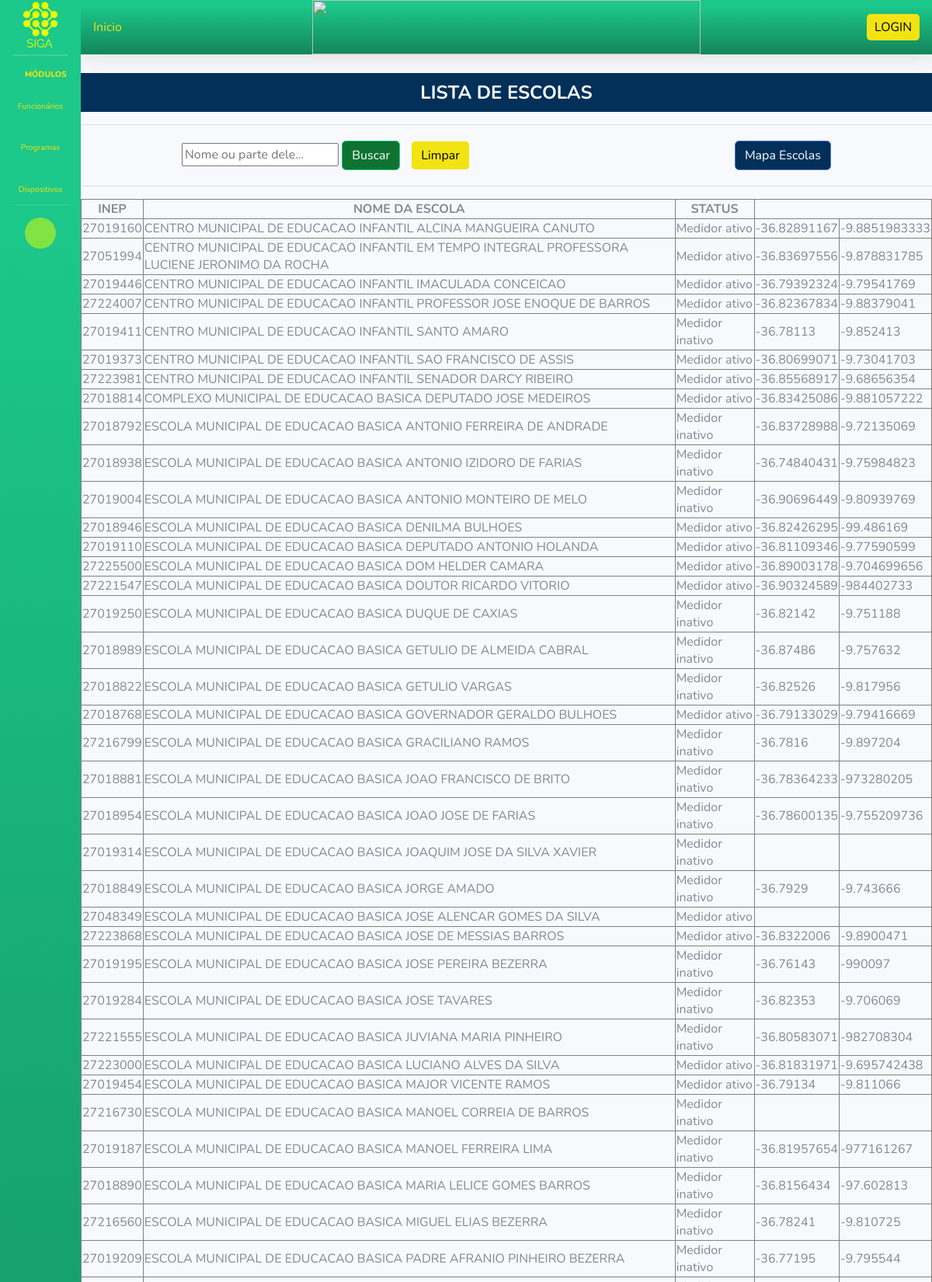
/programas/medidor (upper part), run on the app's committed database.
### escolas_conectadas_app/models.py (models this page shows)
class Escolas(models.Model):
    inep = models.CharField(max_length=8, validators=[RegexValidator(r'^\d{8}$', 'O INEP deve ter exatamente 8 dígitos.')])
    nome = models.CharField(max_length = 100)
    status = models.CharField(max_length = 40,blank=True)
    longitude = models.CharField(max_length = 20,blank=True)
    latitude = models.CharField(max_length = 20,blank=True)
    endereco = models.CharField(max_length = 50,blank=True)

### escolas_conectadas_app/views.py (the view)
# urls.py: path('medidor', verificar, name='programas'),
def verificar(request):
     if 'mapa' in request.GET:
        mapa()
     txt_nome = request.GET.get('nome')
     if txt_nome:
          escolas = Escolas.objects.filter(nome__icontains = txt_nome)
     else:
          escolas = Escolas.objects.all()
     return render(request, 'medidor.html', {'escolas': escolas})

### templates/medidor.html (shortened to what this page needs)
{% extends 'blank.html' %}
{% block central %}
<div style="margin-top: 20px;">
    <div style="position: relative;">
        <h1 style="text-align: center; font-weight: bold; color: white; position: absolute; top: 50%; left: 50%; transform: translate(-50%, -50%); z-index: 1; font-size: 24px;">LISTA DE ESCOLAS</h1>
        <div style="background-color: #023059; height: 50px;"></div>
    </div>
    <hr>
    <form action="" method="GET" style="margin: 20px 0;">
        <input type="text" name="nome" value="{{ request.GET.nome }}" autocomplete="off"
            placeholder="Nome ou parte dele..." style="margin-left: 130px;">
        <button type="submit" class="btn btn-success" style= "background-color: #0E7331; color: white;">Buscar</button>
        <a href="{% url 'programas' %}" class="btn btn-light" style="margin-left: 10px;background-color: #F2E313; color: black;">Limpar</a>
        <button type="button" id="btn-verificar" class="btn btn-primary float-right" style="margin-right: 130px; background-color: #023059; color: white;">Mapa Escolas</button>
    </form>
    <hr>
    <div style="display: flex; justify-content: center;">
    <table border="1">
        <thead align="center">
            <tr style="text-align: center;">
                <th>INEP</th>
                <th>NOME DA ESCOLA</th>
                <th>STATUS</th>
            </tr>
        </thead>
        <tbody>
            {% for escola in escolas %}
            <tr>
                <td>{{ escola.inep }}</td>
                <td>{{ escola.nome }}</td>
                <td>{{ escola.status }}</td>
                <td>{{ escola.longitude }}</td>
                <td>{{ escola.latitude }}</td>
            </tr>
            {% endfor %}
            </tbody>
            </table>
</div>
</div>
{% endblock %}

### data on the page
Escolas: inep "27019160", nome "CENTRO MUNICIPAL DE EDUCACAO INFANTIL ALCINA MANGUEIRA CANUTO", status "Medidor ativo", longitude "-36.82891167", latitude "-9.8851983333"
Escolas: inep "27051994", nome "CENTRO MUNICIPAL DE EDUCACAO INFANTIL EM TEMPO INTEGRAL PROFESSORA LUCIENE JERONIMO DA ROCHA", status "Medidor ativo", longitude "-36.83697556", latitude "-9.878831785"
Escolas: inep "27019446", nome "CENTRO MUNICIPAL DE EDUCACAO INFANTIL IMACULADA CONCEICAO", status "Medidor ativo", longitude "-36.79392324", latitude "-9.79541769"
Escolas: inep "27224007", nome "CENTRO MUNICIPAL DE EDUCACAO INFANTIL PROFESSOR JOSE ENOQUE DE BARROS", status "Medidor ativo", longitude "-36.82367834", latitude "-9.88379041"
Escolas: inep "27019411", nome "CENTRO MUNICIPAL DE EDUCACAO INFANTIL SANTO AMARO", status "Medidor inativo", longitude "-36.78113", latitude "-9.852413"
Escolas: inep "27019373", nome "CENTRO MUNICIPAL DE EDUCACAO INFANTIL SAO FRANCISCO DE ASSIS", status "Medidor ativo", longitude "-36.80699071", latitude "-9.73041703"
Escolas: inep "27223981", nome "CENTRO MUNICIPAL DE EDUCACAO INFANTIL SENADOR DARCY RIBEIRO", status "Medidor ativo", longitude "-36.85568917", latitude "-9.68656354"
Escolas: inep "27018814", nome "COMPLEXO MUNICIPAL DE EDUCACAO BASICA DEPUTADO JOSE MEDEIROS", status "Medidor ativo", longitude "-36.83425086", latitude "-9.881057222"
Escolas: inep "27018792", nome "ESCOLA MUNICIPAL DE EDUCACAO BASICA ANTONIO FERREIRA DE ANDRADE", status "Medidor inativo", longitude "-36.83728988", latitude "-9.72135069"
Escolas: inep "27018938", nome "ESCOLA MUNICIPAL DE EDUCACAO BASICA ANTONIO IZIDORO DE FARIAS", status "Medidor inativo", longitude "-36.74840431", latitude "-9.75984823"
Escolas: inep "27019004", nome "ESCOLA MUNICIPAL DE EDUCACAO BASICA ANTONIO MONTEIRO DE MELO", status "Medidor inativo", longitude "-36.90696449", latitude "-9.80939769"
Escolas: inep "27018946", nome "ESCOLA MUNICIPAL DE EDUCACAO BASICA DENILMA BULHOES", status "Medidor ativo", longitude "-36.82426295", latitude "-99.486169"
Escolas: inep "27019110", nome "ESCOLA MUNICIPAL DE EDUCACAO BASICA DEPUTADO ANTONIO HOLANDA", status "Medidor ativo", longitude "-36.81109346", latitude "-9.77590599"
Escolas: inep "27225500", nome "ESCOLA MUNICIPAL DE EDUCACAO BASICA DOM HELDER CAMARA", status "Medidor ativo", longitude "-36.89003178", latitude "-9.704699656"
Escolas: inep "27221547", nome "ESCOLA MUNICIPAL DE EDUCACAO BASICA DOUTOR RICARDO VITORIO", status "Medidor ativo", longitude "-36.90324589", latitude "-984402733"
Escolas: inep "27019250", nome "ESCOLA MUNICIPAL DE EDUCACAO BASICA DUQUE DE CAXIAS", status "Medidor inativo", longitude "-36.82142", latitude "-9.751188"
Escolas: inep "27018989", nome "ESCOLA MUNICIPAL DE EDUCACAO BASICA GETULIO DE ALMEIDA CABRAL", status "Medidor inativo", longitude "-36.87486", latitude "-9.757632"
Escolas: inep "27018822", nome "ESCOLA MUNICIPAL DE EDUCACAO BASICA GETULIO VARGAS", status "Medidor inativo", longitude "-36.82526", latitude "-9.817956"
Escolas: inep "27018768", nome "ESCOLA MUNICIPAL DE EDUCACAO BASICA GOVERNADOR GERALDO BULHOES", status "Medidor ativo", longitude "-36.79133029", latitude "-9.79416669"
Escolas: inep "27216799", nome "ESCOLA MUNICIPAL DE EDUCACAO BASICA GRACILIANO RAMOS", status "Medidor inativo", longitude "-36.7816", latitude "-9.897204"
Escolas: inep "27018881", nome "ESCOLA MUNICIPAL DE EDUCACAO BASICA JOAO FRANCISCO DE BRITO", status "Medidor inativo", longitude "-36.78364233", latitude "-973280205"
Escolas: inep "27018954", nome "ESCOLA MUNICIPAL DE EDUCACAO BASICA JOAO JOSE DE FARIAS", status "Medidor inativo", longitude "-36.78600135", latitude "-9.755209736"
Escolas: inep "27019314", nome "ESCOLA MUNICIPAL DE EDUCACAO BASICA JOAQUIM JOSE DA SILVA XAVIER", status "Medidor inativo"
Escolas: inep "27018849", nome "ESCOLA MUNICIPAL DE EDUCACAO BASICA JORGE AMADO", status "Medidor inativo", longitude "-36.7929", latitude "-9.743666"
Escolas: inep "27048349", nome "ESCOLA MUNICIPAL DE EDUCACAO BASICA JOSE ALENCAR GOMES DA SILVA", status "Medidor ativo"
Escolas: inep "27223868", nome "ESCOLA MUNICIPAL DE EDUCACAO BASICA JOSE DE MESSIAS BARROS", status "Medidor ativo", longitude "-36.8322006", latitude "-9.8900471"
Escolas: inep "27019195", nome "ESCOLA MUNICIPAL DE EDUCACAO BASICA JOSE PEREIRA BEZERRA", status "Medidor inativo", longitude "-36.76143", latitude "-990097"
Escolas: inep "27019284", nome "ESCOLA MUNICIPAL DE EDUCACAO BASICA JOSE TAVARES", status "Medidor inativo", longitude "-36.82353", latitude "-9.706069"
Escolas: inep "27221555", nome "ESCOLA MUNICIPAL DE EDUCACAO BASICA JUVIANA MARIA PINHEIRO", status "Medidor inativo", longitude "-36.80583071", latitude "-982708304"
Escolas: inep "27223000", nome "ESCOLA MUNICIPAL DE EDUCACAO BASICA LUCIANO ALVES DA SILVA", status "Medidor ativo", longitude "-36.81831971", latitude "-9.695742438"
Escolas: inep "27019454", nome "ESCOLA MUNICIPAL DE EDUCACAO BASICA MAJOR VICENTE RAMOS", status "Medidor ativo", longitude "-36.79134", latitude "-9.811066"
Escolas: inep "27216730", nome "ESCOLA MUNICIPAL DE EDUCACAO BASICA MANOEL CORREIA DE BARROS", status "Medidor inativo"
Escolas: inep "27019187", nome "ESCOLA MUNICIPAL DE EDUCACAO BASICA MANOEL FERREIRA LIMA", status "Medidor inativo", longitude "-36.81957654", latitude "-977161267"
Escolas: inep "27018890", nome "ESCOLA MUNICIPAL DE EDUCACAO BASICA MARIA LELICE GOMES BARROS", status "Medidor inativo", longitude "-36.8156434", latitude "-97.602813"
Escolas: inep "27216560", nome "ESCOLA MUNICIPAL DE EDUCACAO BASICA MIGUEL ELIAS BEZERRA", status "Medidor inativo", longitude "-36.78241", latitude "-9.810725"
Escolas: inep "27019209", nome "ESCOLA MUNICIPAL DE EDUCACAO BASICA PADRE AFRANIO PINHEIRO BEZERRA", status "Medidor inativo", longitude "-36.77195", latitude "-9.795544"
